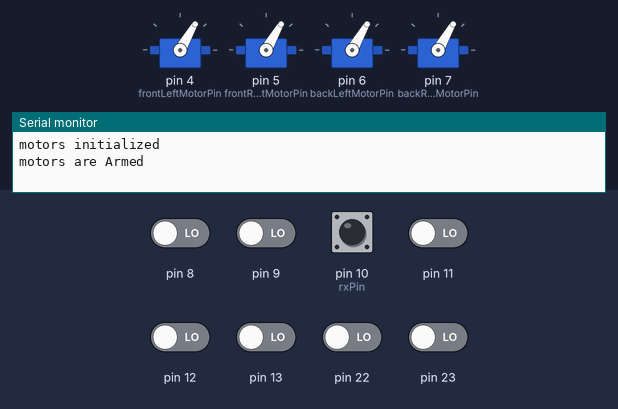
Simulated run of this sketch. Board: Arduino Uno, built with avr-gcc and run on an emulated ATmega328P. Parts: 4 × servo, the last lines printed to the serial monitor. The inputs (shaded band) are chosen by the test bench; at power-on: pin 10 (rxPin) HIGH, pin 8, pin 9, pin 11–13, pin 22, pin 23 LOW.

Above: at 1.2 s.
1.3 s: pin 10 (rxPin) pulled LOW for 0.15 s
At 1.7 s:
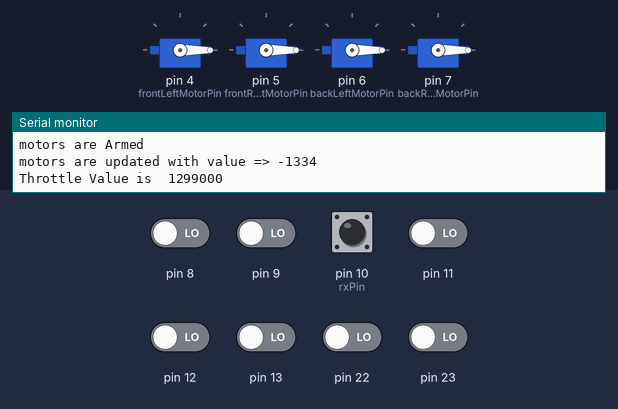
2.9 s: pin 10 (rxPin) pulled LOW for 1 s
At 4.0 s:
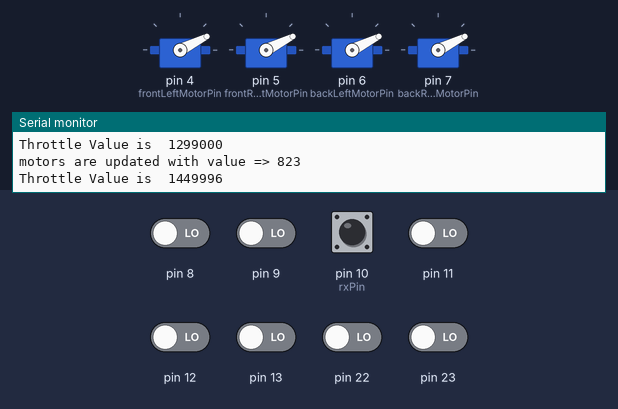
Timing chart, 0 to 5.9 s (numbered marks = the images above; inputs shaded):
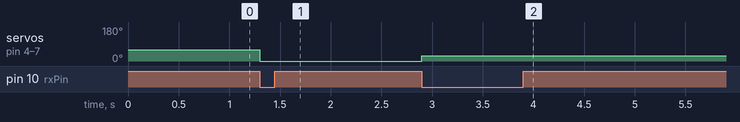

Measured:
- after the input at 1.3 s, servo on pin 4 (frontLeftMotorPin), servo on pin 5 (frontRightMotorPin), servo on pin 6 (backLeftMotorPin), servo on pin 7 (backRightMotorPin): 60° → 0° at once
- after the input at 2.9 s, servo on pin 4 (frontLeftMotorPin), servo on pin 5 (frontRightMotorPin), servo on pin 6 (backLeftMotorPin), servo on pin 7 (backRightMotorPin): 0° → 27° at once

The sketch:

checkingBasicLift.ino
```cpp
/*
  Author : Kunchala Anil
  email : anilkunchalaece@gmail.com
  Date : 14 Mar 2018

  Checking the altitude of KSRM Quad


*/
/*
   Connect Channel 3 to pin 10 i.e PCINT2
   Arm the all the Motors
   use Servo Write to Send the control signal to ESC

        To Arm ESC use value 60
        Max Speed Can be Achieved using 130

        Pulse Width when Throttle at Minimum position is : 1150
        Pulse width when Throttle at Maximum Posistion is : 1800

        we need to map value from 1200-1800 to 60 to 130
*/


//PCMSKx - Pin Change Mask Register
//PCMSK0 - portB (D8-D13) (PCINT0  - PCINT6)
//PCMSK1 - portC (A0-A5)  (PCINT8  - PCINT14)
//PCMSK2 - portD (D0-D7)  (PCINT16 - PCINT23)
//PCICR -  Pin Change Interrupt Control Register
//  PCIE0 - Pin Change Interrupt Enable 0 - Port B (D8-D13)
//  PCIE1 - Pin Change Interrupt Enable 1 - Port C (A0-A5)
//  PCIE2 - Pin Change Interrupt Enable 2 - Port D (D0-D7)

#include<Servo.h>

#define rxPin 10
#define DEBUG

//MotorConnections

#define frontLeftMotorPin 4
#define frontRightMotorPin 5
#define backLeftMotorPin 6
#define backRightMotorPin 7

#define motorArmValue 60
#define motorMinValue 65
#define motorMaxValue 130

#define throttleMinValue 1200
#define throttleMaxValue 1800
#define pitchMinValue 1200
#define pitchMaxValue 1800
#define rollMinValue 1200
#define rollMaxValue 1800
#define yawMinValue 1200
#define yawMaxValue 1800


volatile boolean recvPCInt = false;
volatile byte portValue;
unsigned long pwmDuration;
unsigned long pwmStart;
unsigned long pwmEnd;

Servo frontLeftMotor;
Servo frontRightMotor;
Servo backLeftMotor;
Servo backRightMotor;

//Interrupt Service Routine will fire when for PinChange in PortB
ISR(PCINT0_vect) {
  recvPCInt = true;
  portValue = PINB; //PINB is used to read all port input values
}

void updateMotors(int val) {
  frontLeftMotor.write(val);
  frontRightMotor.write(val);
  backLeftMotor.write(val);
  backRightMotor.write(val);
#ifdef DEBUG
  Serial.print("motors are updated with value => ");
  Serial.println(val);
#endif
}


void initializeMotors() {
  frontLeftMotor.attach(frontLeftMotorPin);
  frontRightMotor.attach(frontRightMotorPin);
  backLeftMotor.attach(backLeftMotorPin);
  backRightMotor.attach(backRightMotorPin);
#ifdef DEBUG
  Serial.println("motors initialized");
#endif
}//end of initializeMotorsFunction


void armAllMotors() {
  frontLeftMotor.write(motorArmValue);
  frontRightMotor.write(motorArmValue);
  backLeftMotor.write(motorArmValue);
  backRightMotor.write(motorArmValue);
#ifdef DEBUG
  Serial.println("motors are Armed ");
#endif
}//end of armAllMotors function


void setup() {
  cli(); //Clear all interrupts
  PCICR |= 1 << PCIE0; //Enable port B Registers i.e D8-D13
  PCMSK0 |= 1 << PCINT2;// Pin9
  sei(); //enable all interrupts
  pinMode(rxPin, INPUT);
  digitalWrite(rxPin, HIGH); //enable pull up in pin
#ifdef DEBUG
  Serial.begin(9600);
#endif
  initializeMotors();
  armAllMotors();
}//end of setup

void loop() {
  if (recvPCInt == true) {
    boolean event = digitalRead(rxPin);
    if (event == HIGH)
    {
      pwmStart = micros();
    }
    else if (event == LOW) {
      pwmEnd = micros();
      int width = pwmEnd - pwmStart;

      int mappedValue = map(width, throttleMinValue, throttleMaxValue, motorMinValue, motorMaxValue);

       updateMotors(mappedValue);

#ifdef DEBUG
      Serial.print("Throttle Value is  ");
      Serial.println(pwmEnd - pwmStart);
#endif
    }
    recvPCInt = false;
  }//end of If

}//end of loop
```
